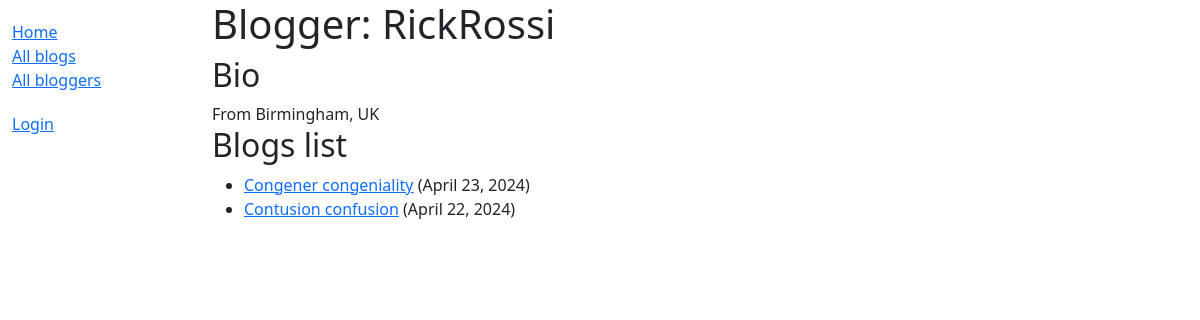
The app's page /blog/blogger/2 with its own data.
### blog/models.py (models this page shows, shortened)
class Blogger(models.Model):
    author = models.OneToOneField(User, on_delete=models.CASCADE)
    bio = models.TextField(help_text="Enter short biography here")

class Blog(models.Model):
    title = models.CharField(max_length=200)
    description = models.TextField(help_text="Add blog here")
    date = models.DateField(auto_now_add=True)
    author = models.ForeignKey('Blogger', on_delete=models.CASCADE)
    class Meta:
        ordering = ['-date']
    def get_absolute_url(self):
        return reverse('blog-detail', args=[str(self.id)])

### blog/views.py (the view)
# urls.py: path('blogger/<int:pk>', views.BloggerDetailView.as_view(), name='blogger-detail'),
class BloggerDetailView(generic.DetailView):
    model = Blogger

### blog/templates/blog/blogger_detail.html
{% extends "base_generic.html" %}
{% block content %}
  <h1>Blogger: {{ blogger.author }}</h1>
  <h2>Bio</h2>
    {{ blogger.bio }}
    <h2>Blogs list</h2>
    <ul>
        {% for blog in blogger.blog_set.all %}
        <li><a href="{{ blog.get_absolute_url }}">{{ blog.title }}</a> ({{ blog.date }})</li>
        {% endfor %}
    </ul>
{% endblock %}

### records on screen
Blogger: bio "From Birmingham, UK"
Blog: title "Congener congeniality", date "April 23, 2024"
Blog: title "Contusion confusion", date "April 22, 2024"
